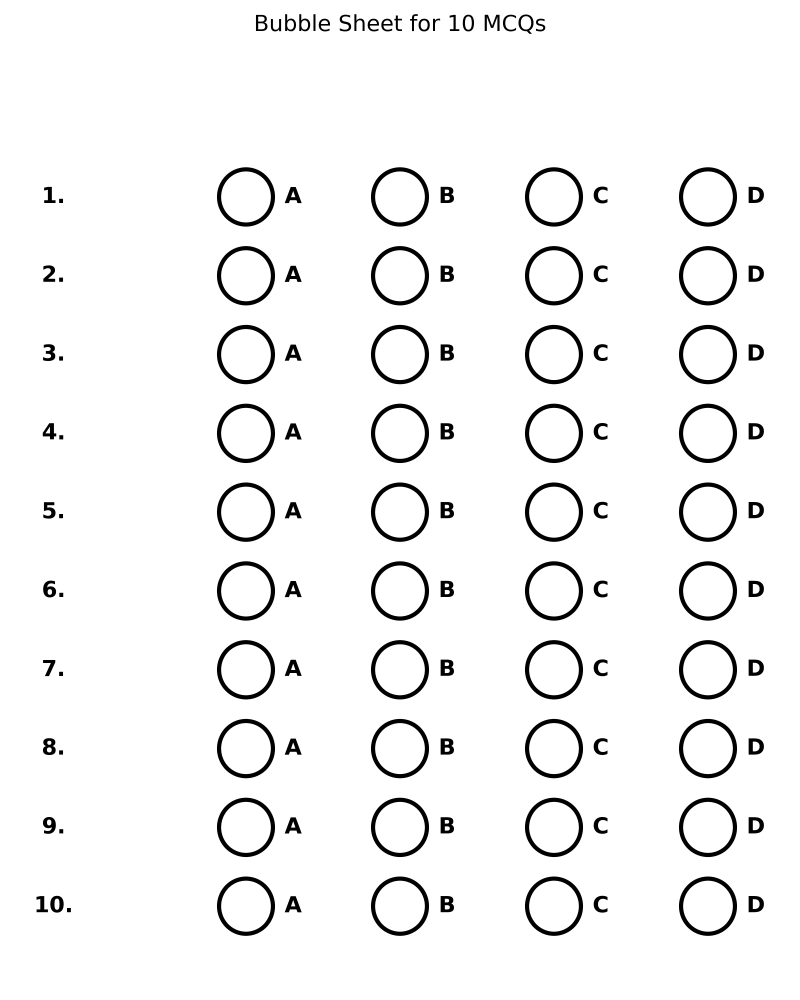
#> input picture Bubble Sheets Examples/BST0.png, 4000 x 5000 px (shown at 1/5 size)
$ python bubble_sheet_checker.py --image 'Bubble Sheets Examples/BST0.png'
#> lines starting #> are read from the running program, lines starting #| are printed output that depends on the picture; after the words box and inside, x2 and y2 are one past the last pixel; in counts of white or black regions, pixels touching at a corner belong together
#> in main, image is the input picture: shape (5000, 4000, 3); min 0, max 255, mean 243.2
#!/usr/bin/env python3
"""Grade multiple-choice bubble sheets from an image.

The detector finds circular bubbles, arranges them into a question/choice grid,
and classifies each bubble from the ink inside its centre.  It works best with
clean, high-contrast sheets where every choice uses the same bubble size.
"""

from __future__ import annotations

import argparse
import json
import sys
from dataclasses import asdict, dataclass
from pathlib import Path
from typing import Sequence

import cv2
import numpy as np


STATUS_UNANSWERED = "Unanswered"
STATUS_INVALID = "Invalid"


@dataclass
class QuestionResult:
    """The detected choice and score for one question."""

    question: int
    selected: str
    expected: str | None
    score: float
    fill_ratios: dict[str, float]


@dataclass
class GradeReport:
    """The machine-readable result of grading a sheet."""

    questions: list[QuestionResult]
    correct: int
    incorrect: int
    invalid: int
    unanswered: int
    score: float
    maximum_score: float


def order_corners(points: np.ndarray) -> np.ndarray:
    """Return four points ordered as top-left, top-right, bottom-left, bottom-right."""
    points = points.reshape(4, 2).astype(np.float32)
    ordered = np.zeros((4, 2), dtype=np.float32)
    sums = points.sum(axis=1)
    differences = np.diff(points, axis=1).ravel()
    ordered[0] = points[np.argmin(sums)]
    ordered[3] = points[np.argmax(sums)]
    ordered[1] = points[np.argmin(differences)]
    ordered[2] = points[np.argmax(differences)]
    return ordered


def find_sheet_corners(image: np.ndarray) -> np.ndarray | None:
    """Find a large rectangular sheet border, if the photograph contains one."""
    gray = cv2.cvtColor(image, cv2.COLOR_BGR2GRAY)
    blurred = cv2.GaussianBlur(gray, (5, 5), 0)
    edges = cv2.Canny(blurred, 50, 150)
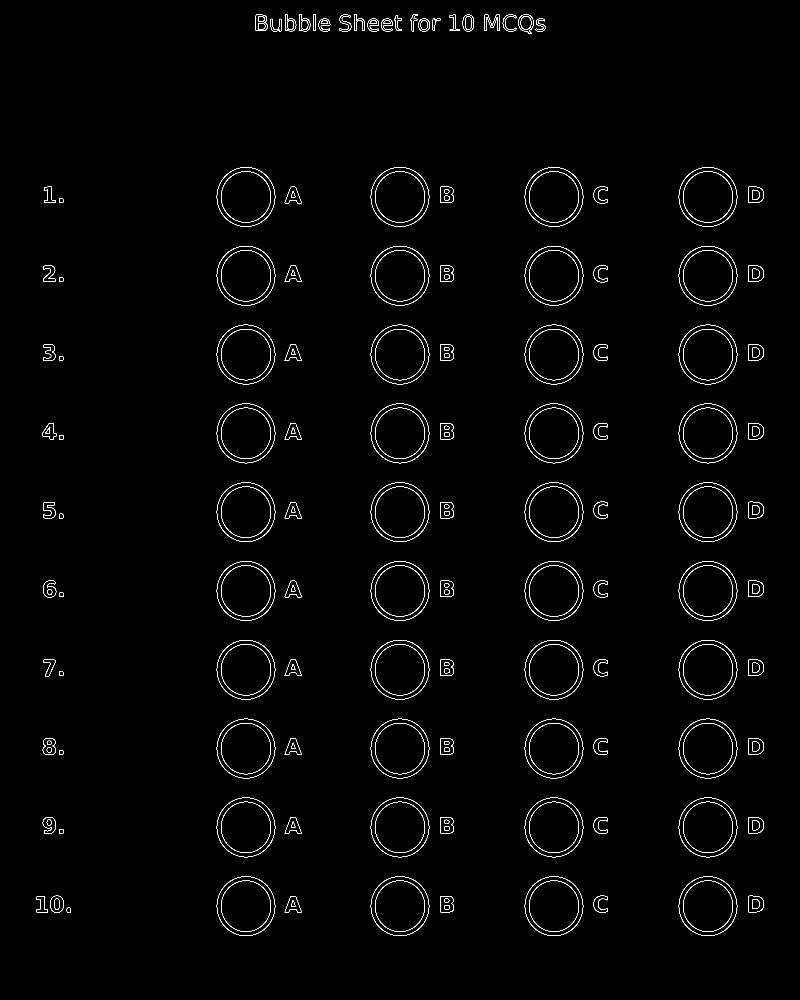
#> edges: shape (5000, 4000) (shown at 1/5 size); 0.54% white in thin lines or dots, all inside (x1, y1, x2, y2) = (182, 70, 3820, 4680)
    contours, _ = cv2.findContours(edges, cv2.RETR_LIST, cv2.CHAIN_APPROX_SIMPLE)
#> contours = 418 contours, 13 with area under 20; largest, box (x1, y1, x2, y2) and area: (3394, 3200, 3686, 3498) 67735, (2624, 3200, 2916, 3498) 67735, (1854, 3200, 2146, 3498) 67735, (1084, 3200, 1376, 3498) 67735, (3394, 3594, 3686, 3892) 67734
    image_area = image.shape[0] * image.shape[1]
#> image_area = 20000000

    candidates: list[tuple[float, np.ndarray]] = []
    for contour in contours:
        area = cv2.contourArea(contour)
        if area < image_area * 0.10:
            continue
        perimeter = cv2.arcLength(contour, True)
        approximation = cv2.approxPolyDP(contour, 0.02 * perimeter, True)
        if len(approximation) == 4 and cv2.isContourConvex(approximation):
            candidates.append((area, approximation))
#> this loop made 418 passes
#> area on passes 1 to 3: 406, 408, 474
#> after the loop, candidates = []

    if not candidates:
        return None
    return order_corners(max(candidates, key=lambda item: item[0])[1])


def rectify_sheet(image: np.ndarray) -> np.ndarray:
    """Perspective-correct the detected page border, or return a copy unchanged."""
    corners = find_sheet_corners(image)
    if corners is None:
        return image.copy()

    top = np.linalg.norm(corners[1] - corners[0])
    bottom = np.linalg.norm(corners[3] - corners[2])
    left = np.linalg.norm(corners[2] - corners[0])
    right = np.linalg.norm(corners[3] - corners[1])
    width, height = int(max(top, bottom)), int(max(left, right))
    if width < 100 or height < 100:
        return image.copy()

    destination = np.float32([[0, 0], [width - 1, 0], [0, height - 1], [width - 1, height - 1]])
    transform = cv2.getPerspectiveTransform(corners, destination)
    return cv2.warpPerspective(image, transform, (width, height))


def resize_for_detection(image: np.ndarray, longest_edge: int = 1600) -> tuple[np.ndarray, float]:
    """Downscale very large input to keep circle detection fast and consistent."""
#> called with longest_edge = 1600
    height, width = image.shape[:2]
#> height = 5000; width = 4000
    scale = min(1.0, longest_edge / max(height, width))
#> scale = 0.32
    if scale == 1.0:
        return image, 1.0
    return cv2.resize(image, (round(width * scale), round(height * scale))), scale


def find_bubbles(image: np.ndarray, questions: int) -> np.ndarray:
    """Detect candidate answer bubbles using Hough circles."""
    detection_image, scale = resize_for_detection(image)
#> scale = 0.32
    gray = cv2.cvtColor(detection_image, cv2.COLOR_BGR2GRAY)
#> gray: shape (1600, 1280)
    gray = cv2.medianBlur(gray, 5)
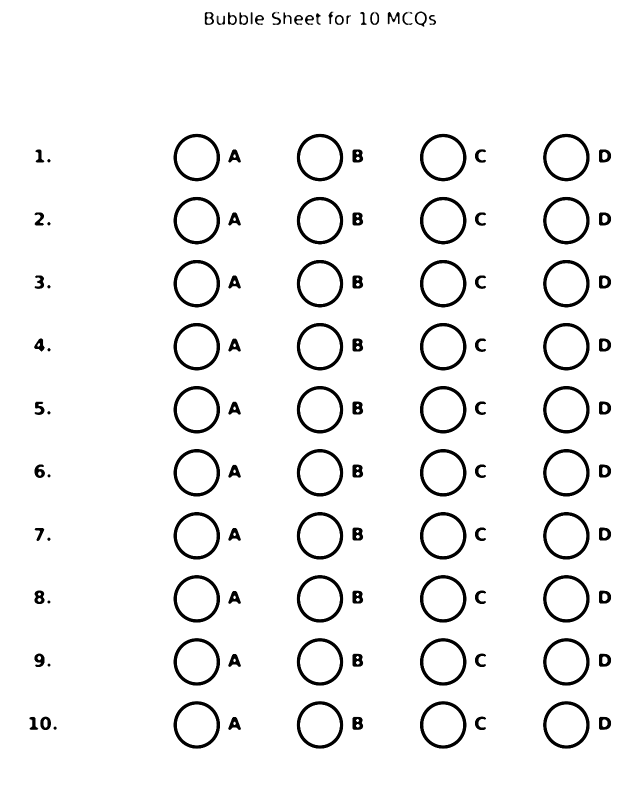
#> gray: shape (1600, 1280) (shown at 1/2 size); min 0, max 255, mean 243.2
    expected_radius = max(8, round(detection_image.shape[0] / (questions * 7)))
#> expected_radius = 23
    circles = cv2.HoughCircles(
        gray,
        cv2.HOUGH_GRADIENT,
        dp=1.2,
        minDist=max(18, expected_radius * 2),
        param1=100,
        param2=24,
        minRadius=max(6, round(expected_radius * 0.45)),
        maxRadius=round(expected_radius * 2.2),
    )
#> circles = 70 rows, first 8: [1132.2, 315, 46.48], [393, 315, 46.36], [1132.2, 441, 46.36], [1132.2, 1449, 46.36], [640.2, 819, 47.56], [393, 1324.2, 46.72], [639, 567, 46.48], [640.2, 693, 47.56]
    if circles is None:
        raise ValueError("No answer bubbles were detected. Use a sharper, well-lit image.")
    circles = np.round(circles[0]).astype(np.float32)
#> circles = 70 rows, first 8: [1132, 315, 46], [393, 315, 46], [1132, 441, 46], [1132, 1449, 46], [640, 819, 48], [393, 1324, 47], [639, 567, 46], [640, 693, 48]
    circles[:, :2] /= scale
    circles[:, 2] /= scale
    # Hough detection also picks up letter counters (for example the hole in a
    # printed ``D``).  If radii form two clearly separated families, retain
    # the larger one. A cropped sheet normally has only answer bubbles, so we
    # deliberately leave a single, tightly grouped family untouched.
    radii = np.sort(circles[:, 2])
#> radii = 70 values from 31.25 to 153.1
    gaps = np.diff(radii)
#> gaps = 69 values, max 59.38 at index 29, min 0 at index 1, mean 1.77
    if len(gaps):
        split = int(np.argmax(gaps))
#> split = 29
        if gaps[split] >= radii[-1] * 0.20:
            circles = circles[circles[:, 2] >= radii[split + 1]]
#> circles = 40 rows, first 8: [3537.5, 984.4, 143.8], [1228.1, 984.4, 143.8], [3537.5, 1378.1, 143.8], [3537.5, 4528.1, 143.8], [2000, 2559.4, 150], [1228.1, 4137.5, 146.9], [1996.9, 1771.9, 143.8], [2000, 2165.6, 150]
    return circles


def cluster_axis(values: np.ndarray, groups: int) -> np.ndarray:
    """Cluster one coordinate into evenly reusable grid locations without extra packages."""
#> called with values = array of shape (40,), groups = 10
    if len(values) < groups:
        raise ValueError("Too few bubbles were detected to form the requested grid.")
    centres = np.quantile(values, np.linspace(0, 1, groups))
#> centres = [981.2, 1375, 1771.9, 2165.6, 2559.4, 2953.1, 3346.9, 3741.7, 4137.5, 4531.2]
    for _ in range(40):
        labels = np.abs(values[:, None] - centres).argmin(axis=1)
        updated = np.array([
            values[labels == index].mean() if np.any(labels == index) else centres[index]
            for index in range(groups)
        ])
        if np.allclose(centres, updated, atol=0.1):
            break
        centres = updated
    return np.sort(centres)


def build_bubble_grid(circles: np.ndarray, questions: int, choices: int) -> np.ndarray:
    """Map detected circles to a [question, choice] grid."""
    if len(circles) < questions * choices:
        raise ValueError(
            f"Detected {len(circles)} circles, but the requested layout needs at least {questions * choices}."
        )
    rows = cluster_axis(circles[:, 1], questions)
#> rows = [982.8, 1375.8, 1773.4, 2167.2, 2560.2, 2952.3, 3346.9, 3739.8, 4136.7, 4528.9]
    columns = cluster_axis(circles[:, 0], choices)
#> the loop in cluster_axis (call 2), `for _ in range(40):` made 2 passes
#> centres on pass 1: [1228.4, 1998.4, 2768.1, 3539.1]
#> columns = [1228.4, 1998.4, 2768.1, 3539.1]
    grid = np.empty((questions, choices, 3), dtype=np.float32)

    for row, y in enumerate(rows):
        for column, x in enumerate(columns):
            distance = np.hypot(circles[:, 0] - x, circles[:, 1] - y)
            circle = circles[np.argmin(distance)]
            grid[row, column] = circle
#> this loop made 10 passes
#> y on passes 1 to 10: 982.8, 1375.8, 1773.4, 2167.2, 2560.2, 2952.3, 3346.9, 3739.8, 4136.7, 4528.9
    return grid


def ink_ratio(thresholded: np.ndarray, circle: np.ndarray) -> float:
    """Measure black ink in the centre of a bubble, ignoring its printed outline."""
    x, y, radius = np.round(circle).astype(int)
    mask = np.zeros(thresholded.shape, dtype=np.uint8)
    cv2.circle(mask, (x, y), max(2, int(radius * 0.60)), 255, cv2.FILLED)
    return float(cv2.countNonZero(cv2.bitwise_and(thresholded, thresholded, mask=mask)) / cv2.countNonZero(mask))


def parse_answers(value: str | None, choices: int) -> list[str] | None:
    """Validate a comma-separated answer key."""
    if not value:
        return None
    answers = [answer.strip().upper() for answer in value.split(",") if answer.strip()]
    valid = set(option_labels(choices))
    invalid = [answer for answer in answers if answer not in valid]
    if invalid:
        raise ValueError(f"Invalid answer key entries: {', '.join(invalid)}")
    return answers


def option_labels(choices: int) -> list[str]:
    if not 1 <= choices <= 26:
        raise ValueError("--choices must be between 1 and 26.")
    return [chr(ord("A") + index) for index in range(choices)]


def grade_sheet(
    image: np.ndarray,
    questions: int,
    choices: int,
    answers: Sequence[str] | None,
    fill_threshold: float,
) -> tuple[GradeReport, np.ndarray]:
    """Detect, score, and annotate a bubble sheet."""
    if answers is not None and len(answers) != questions:
        raise ValueError("The answer key must contain exactly --questions answers.")
    if not 0 < fill_threshold < 1:
        raise ValueError("--fill-threshold must be between 0 and 1.")

    sheet = rectify_sheet(image)
    grid = build_bubble_grid(find_bubbles(sheet, questions), questions, choices)
    gray = cv2.cvtColor(sheet, cv2.COLOR_BGR2GRAY)
    thresholded = cv2.threshold(gray, 0, 255, cv2.THRESH_BINARY_INV + cv2.THRESH_OTSU)[1]
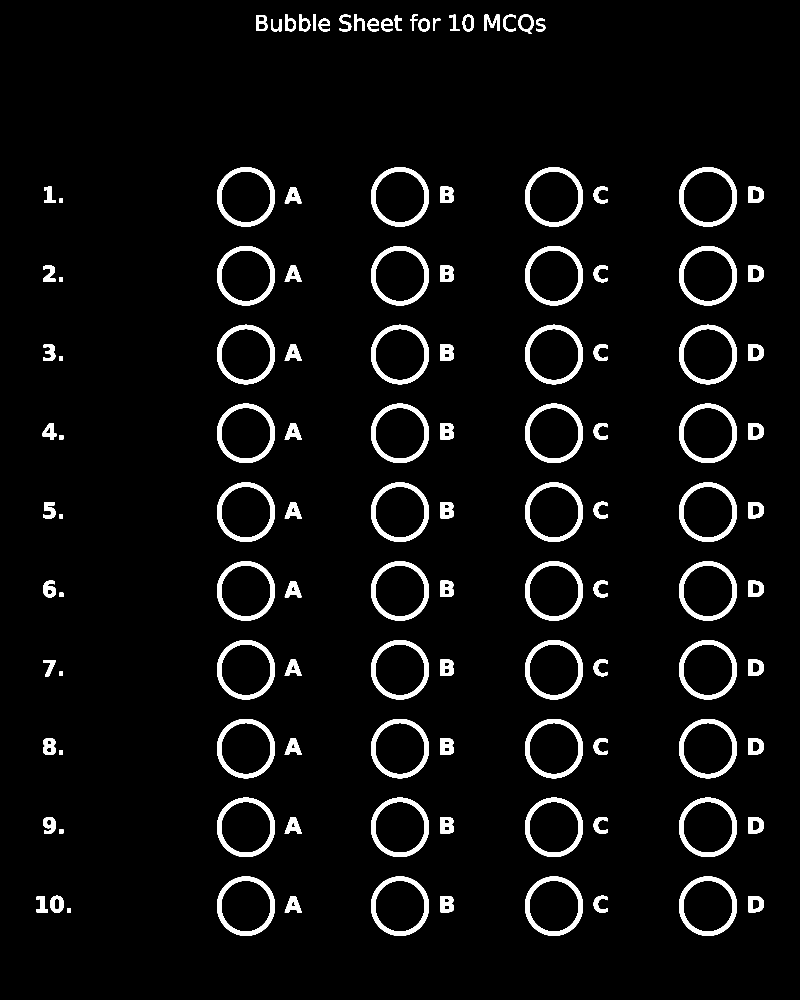
#> thresholded: shape (5000, 4000) (shown at 1/5 size); 4.6% white; 121 white regions, largest, box (x1, y1, x2, y2) and area: (1085, 4383, 1375, 4679) 17901, (1855, 4383, 2145, 4679) 17901, (2625, 4383, 2915, 4679) 17901
    labels = option_labels(choices)
    results: list[QuestionResult] = []
    annotation = sheet.copy()

    for row in range(questions):
        ratios = {labels[column]: ink_ratio(thresholded, grid[row, column]) for column in range(choices)}
        selected_labels = [label for label, ratio in ratios.items() if ratio >= fill_threshold]
        selected = selected_labels[0] if len(selected_labels) == 1 else (
            STATUS_UNANSWERED if not selected_labels else STATUS_INVALID
        )
        expected = answers[row] if answers else None
        score = 0.0 if expected is None or selected == STATUS_UNANSWERED else (
            1.0 if selected == expected else (-0.5 if selected == STATUS_INVALID else -0.25)
        )
        results.append(QuestionResult(row + 1, selected, expected, score, ratios))

        for column, label in enumerate(labels):
            x, y, radius = np.round(grid[row, column]).astype(int)
            if label in selected_labels:
                color = (0, 165, 255) if selected == STATUS_INVALID else (0, 180, 0)
                cv2.circle(annotation, (x, y), int(radius * 1.18), color, 4)
            if expected == label:
                cv2.circle(annotation, (x, y), int(radius * 1.32), (255, 140, 0), 2)
#> this loop made 10 passes
#> after the loop, results = 10 items

    correct = sum(item.score == 1 for item in results)
#> correct = 0
    invalid = sum(item.selected == STATUS_INVALID for item in results)
#> invalid = 0
    unanswered = sum(item.selected == STATUS_UNANSWERED for item in results)
#> unanswered = 10
    incorrect = questions - correct - invalid - unanswered
#> incorrect = 0
    report = GradeReport(
        questions=results,
        correct=correct,
        incorrect=incorrect,
        invalid=invalid,
        unanswered=unanswered,
        score=sum(item.score for item in results),
        maximum_score=float(questions) if answers else 0.0,
    )
    return report, annotation


def print_report(report: GradeReport) -> None:
    for item in report.questions:
        expected = f" | key: {item.expected}" if item.expected else ""
        print(f"Q{item.question:02}: {item.selected}{expected} | {item.score:+.2f}")
    print(
        f"\nScore: {report.score:.2f}/{report.maximum_score:.0f} | "
        f"correct: {report.correct}, incorrect: {report.incorrect}, "
        f"invalid: {report.invalid}, unanswered: {report.unanswered}"
    )


def build_parser() -> argparse.ArgumentParser:
    parser = argparse.ArgumentParser(description="Grade a multiple-choice bubble-sheet image.")
    parser.add_argument("--image", required=True, type=Path, help="Path to a bubble-sheet image.")
    parser.add_argument("--answers", help="Comma-separated key, for example: A,B,A,C")
    parser.add_argument("--questions", type=int, default=10, help="Number of question rows (default: 10).")
    parser.add_argument("--choices", type=int, default=4, help="Choices per question (default: 4).")
    parser.add_argument("--fill-threshold", type=float, default=0.35, help="Ink ratio that counts as filled (default: 0.35).")
    parser.add_argument("--output", type=Path, default=Path("graded_sheet.png"), help="Annotated image destination.")
    parser.add_argument("--json", dest="json_output", type=Path, help="Optional JSON report destination.")
    return parser


def main() -> int:
    args = build_parser().parse_args()
    if args.questions < 1:
        raise ValueError("--questions must be positive.")
    image = cv2.imread(str(args.image))
    if image is None:
        raise ValueError(f"Could not read image: {args.image}")
    report, annotation = grade_sheet(
        image, args.questions, args.choices, parse_answers(args.answers, args.choices), args.fill_threshold
    )
    args.output.parent.mkdir(parents=True, exist_ok=True)
    if not cv2.imwrite(str(args.output), annotation):
        raise OSError(f"Could not write output image: {args.output}")
    if args.json_output:
        args.json_output.parent.mkdir(parents=True, exist_ok=True)
        args.json_output.write_text(json.dumps(asdict(report), indent=2), encoding="utf-8")
    print_report(report)
    print(f"Annotated image: {args.output}")
    return 0


if __name__ == "__main__":
    try:
        raise SystemExit(main())
#> (the program exits here)
